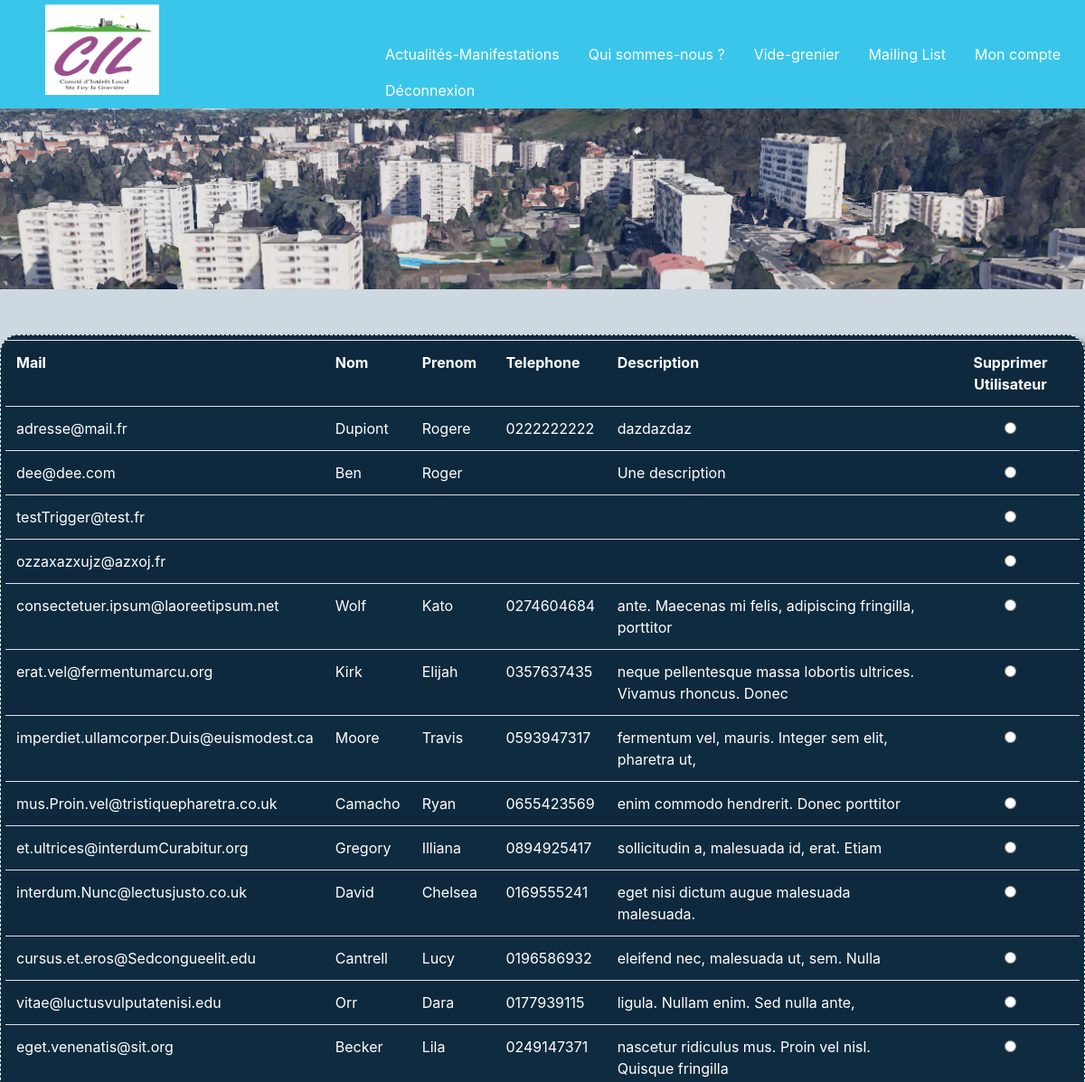
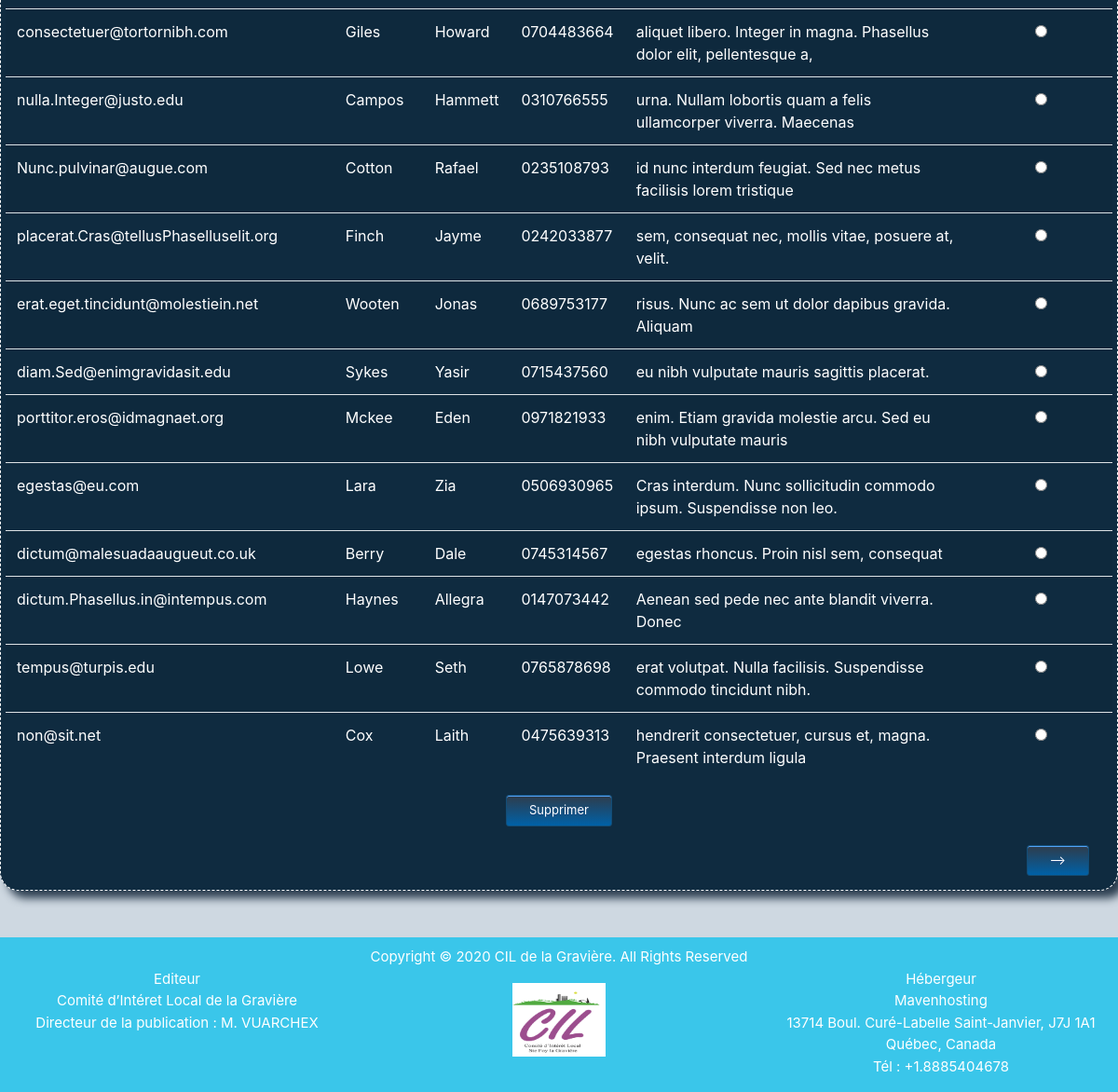
Page /Vide_grenier_V0.2/php/admin_util.php (signed in) on the committed database (2 pictures, top to bottom).
### tables this page shows
CREATE TABLE `utilisateur` (
  `ID_UTIL` int(11) NOT NULL,
  `MAIL_UTIL` varchar(50) NOT NULL,
  `MDP_UTIL` varchar(30) NOT NULL,
  `NOM_UTIL` varchar(50) DEFAULT NULL,
  `PRENOM_UTIL` varchar(50) DEFAULT NULL,
  `TEL_UTIL` varchar(15) DEFAULT NULL,
  `DESC_UTIL` varchar(280) DEFAULT NULL,
  `ADMIN_UTIL` tinyint(1) DEFAULT NULL
);

### Vide_grenier_V0.2/php/admin_util.php (the view, shortened to what this page needs)
<?php
if (isset($_SESSION['id_util']) && $_SESSION["admin"] == 1) {
?>
    <!DOCTYPE html>
    <html lang="fr">
    <head>
        <link rel="stylesheet" href="../css/bootstrap.min.css">
        <link rel="stylesheet" href="../css/monstyle.css">
    </head>
    <body>
        <?php
        include 'inc_header.php';
        ?>
        <main id="listeUtil">
            <?php
            try {
                include 'inc_bdd.php';
                $countUtil = "SELECT COUNT(*) FROM utilisateur";
                $resultatCount = $base->prepare($countUtil);
                $resultatCount->execute();
                $nbrUtil = $resultatCount->fetchColumn();
                $nbrPage = (int) ($nbrUtil / 25) + 1;
                if (isset($_GET['page'])) {
                    $page = $_GET['page'];
                } else {
                    $page = 1;
                }
                $nbrLigneBase = ($page - 1) * 3;
                $select_util =  "SELECT * FROM utilisateur WHERE ADMIN_UTIL IS NULL LIMIT $nbrLigneBase, 25";
                $resultat_select = $base->prepare($select_util);
                $resultat_select->execute();
                $table = "<table class=\"table table-striped\"><tr><th>Mail</th><th>Nom</th><th>Prenom</th><th>Telephone</th><th>Description</th><th class=\"text-center\">Supprimer Utilisateur</th></tr>";
                while ($ligne = $resultat_select->fetch()) {
                    $table .= "<tr><td>" . $ligne['MAIL_UTIL'] . "</td><td>" . $ligne['NOM_UTIL'] . "</td><td>" . $ligne['PRENOM_UTIL'] . "</td><td>" . $ligne['TEL_UTIL'] . "</td><td>" . $ligne['DESC_UTIL'] . "</td><td class=\"text-center\"><input type=\"radio\" id=\"" . $ligne['ID_UTIL'] . "\" name=\"choix\" value=\"" . $ligne['ID_UTIL'] . "\"></td></tr>";
                }
                $table .= "</table>";
                echo "<section class = \"boxSite\">";
                echo "<form method=\"POST\" action=\"admin_erase_util.php\" id=\"formSupp\">";
                echo $table;
                echo "<div class=\"text-center\"><button class=\"bouton\" type=\"submit\">Supprimer</button></div></form>";
                echo "<section class=\"row\" id=\"suivantPrecedent\">";
                if ($page != 1) {
                    echo "<div class=\"text-left col-md-6\"><a class=\"bouton\" href=\"admin_util.php?page=" . ($page - 1) . "\"><--</a></div>";
                } else {
                    echo "<div class=\"text-left col-md-6\"></div>";
                }
                if ($page != $nbrPage) {
                    echo "<div class=\"text-right col-md-6\"><a class=\"bouton\" href=\"admin_util.php?page=" . ($page + 1) . "\">--></a></div>";
                } else {
                    echo "<div class=\"text-right col-md-6\"></div>";
                }
                echo "</section>";
                echo "</section>";
            } catch (Exception $e) {
                die('Erreur : ' . $e->getMessage());
            } finally {
                $base = null;
            }
            ?>
        </main>
        <?php
        include 'inc_footer.php';
        ?>
    </body>
    </html>
<?php
} else {
    header("Location:accueil.php");
}
?>

### Vide_grenier_V0.2/css/monstyle.css (style rules this page uses)
html { position: relative; min-height: 100%; width: auto !important; overflow-x: hidden !important; background-color: #CED8E1; }
body { width: auto !important; overflow-x: hidden !important; background-color: #CED8E1; }
.boxSite { border-radius: 20px; border: 1px white dashed; box-shadow: 8px 8px 10px #2C3E50; margin: 50px auto; background-color: #0F2B40; color: white; padding: 5px; }
.bouton { box-shadow: inset 0px 1px 0px 0px #54a3f7; background: linear-gradient(to bottom, #2C3E50 5%, #0061a7 100%); background-color: #2C3E50; border-radius: 3px; border: 1px solid #124d77; display: inline-block; cursor: pointer; color: #ffffff; font-size: 13px; padding: 6px 24px; text-decoration: none; text-shadow: 0px 1px 0px #154682; }
.table-striped { color: white !important; }
#suivantPrecedent { margin: 20px 0 10px 0; padding: 0 10px; }

### rows in the picture
utilisateur: MAIL_UTIL "adresse@mail.fr", NOM_UTIL "Dupiont", PRENOM_UTIL "Rogere", TEL_UTIL "0222222222", DESC_UTIL "dazdazdaz"
utilisateur: MAIL_UTIL "dee@dee.com", NOM_UTIL "Ben", PRENOM_UTIL "Roger", DESC_UTIL "Une description"
utilisateur: MAIL_UTIL "testTrigger@test.fr"
utilisateur: MAIL_UTIL "ozzaxazxujz@azxoj.fr"
utilisateur: MAIL_UTIL "consectetuer.ipsum@laoreetipsum.net", NOM_UTIL "Wolf", PRENOM_UTIL "Kato", TEL_UTIL "0274604684", DESC_UTIL "ante. Maecenas mi felis, adipiscing fringilla, porttitor"
utilisateur: MAIL_UTIL "erat.vel@fermentumarcu.org", NOM_UTIL "Kirk", PRENOM_UTIL "Elijah", TEL_UTIL "0357637435", DESC_UTIL "neque pellentesque massa lobortis ultrices. Vivamus rhoncus. Donec"
utilisateur: MAIL_UTIL "imperdiet.ullamcorper.Duis@euismodest.ca", NOM_UTIL "Moore", PRENOM_UTIL "Travis", TEL_UTIL "0593947317", DESC_UTIL "fermentum vel, mauris. Integer sem elit, pharetra ut,"
utilisateur: MAIL_UTIL "mus.Proin.vel@tristiquepharetra.co.uk", NOM_UTIL "Camacho", PRENOM_UTIL "Ryan", TEL_UTIL "0655423569", DESC_UTIL "enim commodo hendrerit. Donec porttitor"
utilisateur: MAIL_UTIL "et.ultrices@interdumCurabitur.org", NOM_UTIL "Gregory", PRENOM_UTIL "Illiana", TEL_UTIL "0894925417", DESC_UTIL "sollicitudin a, malesuada id, erat. Etiam"
utilisateur: MAIL_UTIL "interdum.Nunc@lectusjusto.co.uk", NOM_UTIL "David", PRENOM_UTIL "Chelsea", TEL_UTIL "0169555241", DESC_UTIL "eget nisi dictum augue malesuada malesuada."
utilisateur: MAIL_UTIL "cursus.et.eros@Sedcongueelit.edu", NOM_UTIL "Cantrell", PRENOM_UTIL "Lucy", TEL_UTIL "0196586932", DESC_UTIL "eleifend nec, malesuada ut, sem. Nulla"
utilisateur: MAIL_UTIL "vitae@luctusvulputatenisi.edu", NOM_UTIL "Orr", PRENOM_UTIL "Dara", TEL_UTIL "0177939115", DESC_UTIL "ligula. Nullam enim. Sed nulla ante,"
utilisateur: MAIL_UTIL "eget.venenatis@sit.org", NOM_UTIL "Becker", PRENOM_UTIL "Lila", TEL_UTIL "0249147371", DESC_UTIL "nascetur ridiculus mus. Proin vel nisl. Quisque fringilla"
utilisateur: MAIL_UTIL "consectetuer@tortornibh.com", NOM_UTIL "Giles", PRENOM_UTIL "Howard", TEL_UTIL "0704483664", DESC_UTIL "aliquet libero. Integer in magna. Phasellus dolor elit, pellentesque a,"
utilisateur: MAIL_UTIL "nulla.Integer@justo.edu", NOM_UTIL "Campos", PRENOM_UTIL "Hammett", TEL_UTIL "0310766555", DESC_UTIL "urna. Nullam lobortis quam a felis ullamcorper viverra. Maecenas"
utilisateur: MAIL_UTIL "Nunc.pulvinar@augue.com", NOM_UTIL "Cotton", PRENOM_UTIL "Rafael", TEL_UTIL "0235108793", DESC_UTIL "id nunc interdum feugiat. Sed nec metus facilisis lorem tristique"
utilisateur: MAIL_UTIL "placerat.Cras@tellusPhaselluselit.org", NOM_UTIL "Finch", PRENOM_UTIL "Jayme", TEL_UTIL "0242033877", DESC_UTIL "sem, consequat nec, mollis vitae, posuere at, velit."
utilisateur: MAIL_UTIL "erat.eget.tincidunt@molestiein.net", NOM_UTIL "Wooten", PRENOM_UTIL "Jonas", TEL_UTIL "0689753177", DESC_UTIL "risus. Nunc ac sem ut dolor dapibus gravida. Aliquam"
utilisateur: MAIL_UTIL "diam.Sed@enimgravidasit.edu", NOM_UTIL "Sykes", PRENOM_UTIL "Yasir", TEL_UTIL "0715437560", DESC_UTIL "eu nibh vulputate mauris sagittis placerat."
utilisateur: MAIL_UTIL "porttitor.eros@idmagnaet.org", NOM_UTIL "Mckee", PRENOM_UTIL "Eden", TEL_UTIL "0971821933", DESC_UTIL "enim. Etiam gravida molestie arcu. Sed eu nibh vulputate mauris"
utilisateur: MAIL_UTIL "egestas@eu.com", NOM_UTIL "Lara", PRENOM_UTIL "Zia", TEL_UTIL "0506930965", DESC_UTIL "Cras interdum. Nunc sollicitudin commodo ipsum. Suspendisse non leo."
utilisateur: MAIL_UTIL "dictum@malesuadaaugueut.co.uk", NOM_UTIL "Berry", PRENOM_UTIL "Dale", TEL_UTIL "0745314567", DESC_UTIL "egestas rhoncus. Proin nisl sem, consequat"
utilisateur: MAIL_UTIL "dictum.Phasellus.in@intempus.com", NOM_UTIL "Haynes", PRENOM_UTIL "Allegra", TEL_UTIL "0147073442", DESC_UTIL "Aenean sed pede nec ante blandit viverra. Donec"
utilisateur: MAIL_UTIL "tempus@turpis.edu", NOM_UTIL "Lowe", PRENOM_UTIL "Seth", TEL_UTIL "0765878698", DESC_UTIL "erat volutpat. Nulla facilisis. Suspendisse commodo tincidunt nibh."
utilisateur: MAIL_UTIL "non@sit.net", NOM_UTIL "Cox", PRENOM_UTIL "Laith", TEL_UTIL "0475639313", DESC_UTIL "hendrerit consectetuer, cursus et, magna. Praesent interdum ligula"
